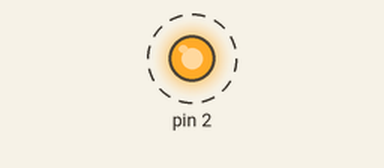
Recording of a sketch running on a simulated Arduino Uno, built with avr-gcc and run on an emulated ATmega328P. On the bench: output pins drawn as LEDs (lit = HIGH). Dashed ring = blinking. What the sketch prints to the serial monitor is not drawn.

Above: at 1.2 s.
Timing chart, 0 to 4.2 s (numbered marks = the images above):
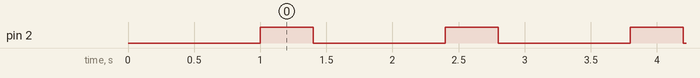

Measured:
- by itself, pin 2: alternates HIGH for 0.40 s and LOW for 1.0 s

The sketch:

Tests.ino
```cpp
void setup() {
  Serial.begin(115200);
  delay(1000);
  pinMode(2, OUTPUT);

}

void loop() {
  Serial.println("Wht The FACK, It Works");
  digitalWrite(2, HIGH);
  delay(400);
  digitalWrite(2, LOW);
  delay(1000);

}
```
